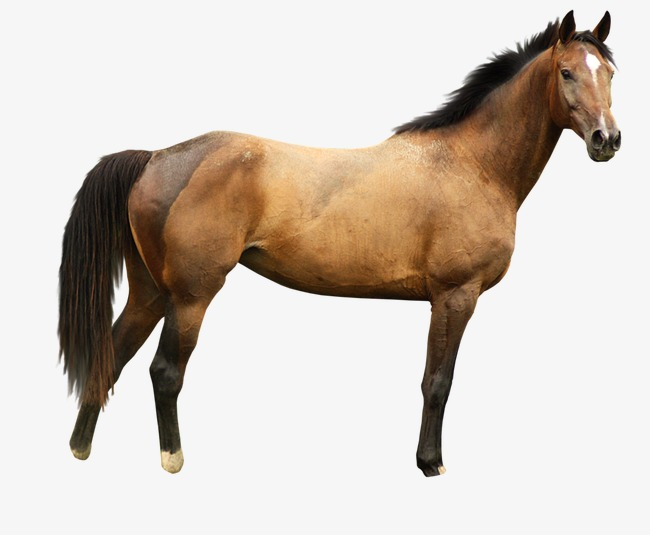
//> input picture DFT of a GrayScale Image/horse1.jpg, 650 x 535 px
$ ./main   (built with g++ and OpenCV 4)
//> lines starting //> are read from the running program, lines starting //| are printed output that depends on the picture
#include <iostream>
#include <opencv2/opencv.hpp>

using namespace std;
using namespace cv;

void takeDFT(Mat& source, Mat& destination) {
    /*
        The Fourier Transform will decompose an image into its sinus and cosines components.
        In other words, it will transform an image from its spatial domain to its frequency domain. The idea is that any function may be approximated exactly with the sum of infinite sinus and cosines functions. The Fourier Transform is a way how to do this. Mathematically a two dimensional images Fourier transform is:
    */

    // real and imaginary components
    Mat originalComplex[2] = {source, Mat::zeros(source.size(),CV_32F)};

    Mat dftReady;

    merge(originalComplex,2, dftReady);

    dft(dftReady,destination, DFT_COMPLEX_OUTPUT);
}

void recenterDFT(Mat& source) {
    int centerX = source.cols/2;
    int centerY = source.rows/2;
    // rect draws a rectangle
    Mat q1(source,Rect(0,0,centerX,centerY));
    Mat q2(source,Rect(centerX,0,centerX,centerY));
    Mat q3(source,Rect(0,centerY,centerX,centerY));
    Mat q4(source,Rect(centerX,centerY,centerX,centerY));

    Mat swapMap;

    q1.copyTo(swapMap);
    q4.copyTo(q1);
    swapMap.copyTo(q4);

    q2.copyTo(swapMap);
    q3.copyTo(q2);
    swapMap.copyTo(q3);
}

// moving back from frequency domain to spacial domain

void invertDFT(Mat& source, Mat& destination) {
    Mat inverse;

    dft(source,inverse,DFT_INVERSE | DFT_REAL_OUTPUT | DFT_SCALE);

    destination = inverse;
}

void showDFT(Mat& source) {
    // Split the channels real and imaginary channels
    Mat splitarray[2] = {Mat::zeros(source.size(),CV_32F), Mat::zeros(source.size(),CV_32F)};

    split(source,splitarray); // Put each channel in splitarray

    // Take magnitude

    Mat dftMagnitude;

    magnitude(splitarray[0],splitarray[1],dftMagnitude);

    // The values are in normal range, they must be in log form

    dftMagnitude += Scalar::all(1); // add 1 in every single element in the objetct

    log(dftMagnitude,dftMagnitude);

    // Normalize

    normalize(dftMagnitude,dftMagnitude, 0, 1, CV_MINMAX);

    // recenter DFT, so the low frequency information is in the center and the high is in the conner instead
    // this is done just for visualization

    recenterDFT(dftMagnitude);

    imshow("DFT",dftMagnitude);

    waitKey();

}


int main()
{
    Mat original = imread("Horse1.jpg",CV_LOAD_IMAGE_GRAYSCALE);
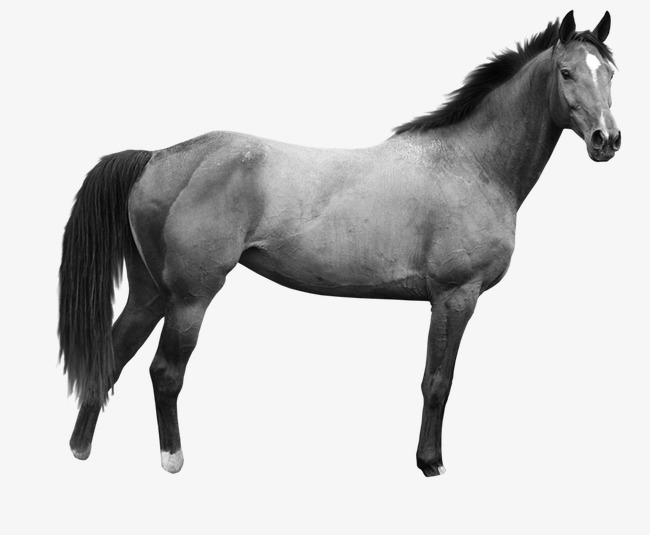
//> original: 535 rows x 650 cols, CV_8UC1; min 0, max 255, mean 200.9
    // to take the dft, the image must be in gray scale
    // If ones want to take the dft of a color image, the image must be split into the channels

    // We need to use a float value of the image

    Mat originalFloat;

    original.convertTo(originalFloat, CV_32F, 1.0 / 255.0); // converting the image to float
    // the 1.0 / 255.0 is to tell that the numbers will range from 1 to 0, and they are being divided by 255 because the must be normalized

    Mat dftOfOriginal;

    takeDFT(originalFloat, dftOfOriginal);
//> in takeDFT, `Mat originalComplex[2] = {source, Mat::zeros(source.size(),CV_32F)};`: originalComplex[1]: 535 rows x 650 cols, CV_32FC1; every value is 0


    // Visualizing the dft
    showDFT(dftOfOriginal);
//> in showDFT, `normalize(dftMagnitude,dftMagnitude, 0, 1, CV_MINMAX);`:
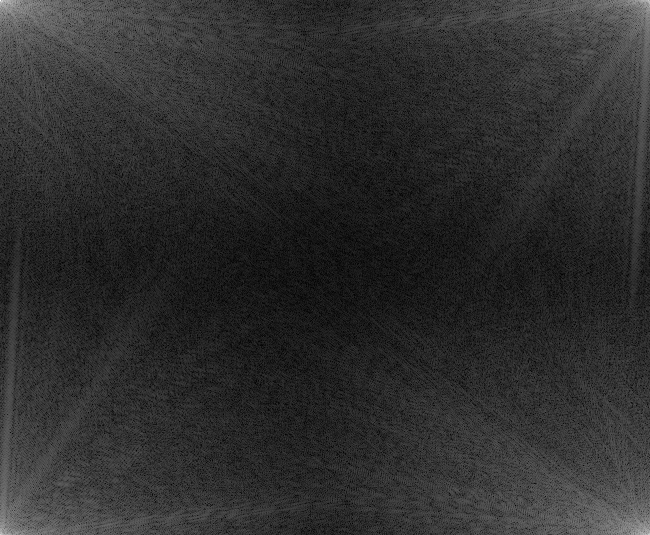
//> dftMagnitude: 535 rows x 650 cols, CV_32FC1; min 0, max 1, mean 0.184
//> in recenterDFT, `Mat q1(source,Rect(0,0,centerX,centerY));`:
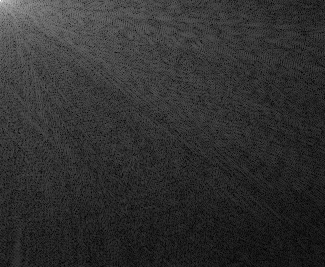
//> q1: 267 rows x 325 cols, CV_32FC1; min 0, max 1, mean 0.19
//> in recenterDFT, `Mat q2(source,Rect(centerX,0,centerX,centerY));`:
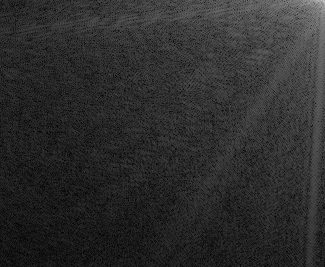
//> q2: 267 rows x 325 cols, CV_32FC1; min 0.000226, max 0.805, mean 0.178
//> in recenterDFT, `Mat q3(source,Rect(0,centerY,centerX,centerY));`:
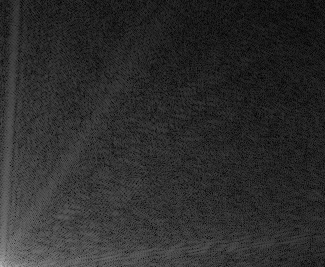
//> q3: 267 rows x 325 cols, CV_32FC1; min 0.000227, max 0.733, mean 0.177
//> in recenterDFT, `Mat q4(source,Rect(centerX,centerY,centerX,centerY));`:
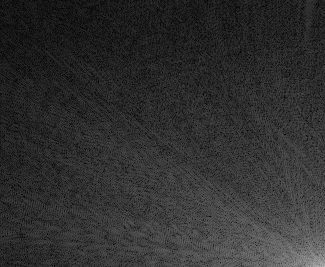
//> q4: 267 rows x 325 cols, CV_32FC1; min 7.54e-07, max 0.759, mean 0.188
//> in recenterDFT, `swapMap.copyTo(q3);`:
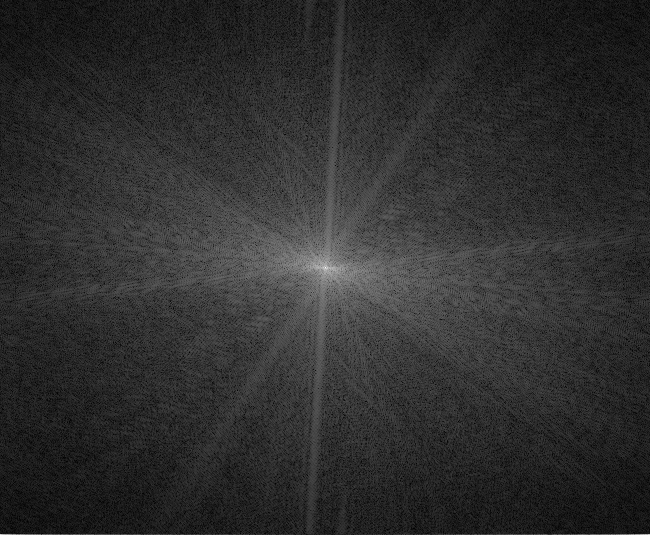
//> source: 535 rows x 650 cols, CV_32FC1; min 0, max 1, mean 0.184

    Mat invertedDft;

    invertDFT(dftOfOriginal, invertedDft);

    imshow("InvertDFT result", invertedDft);

    waitKey();
    return 0;
}
